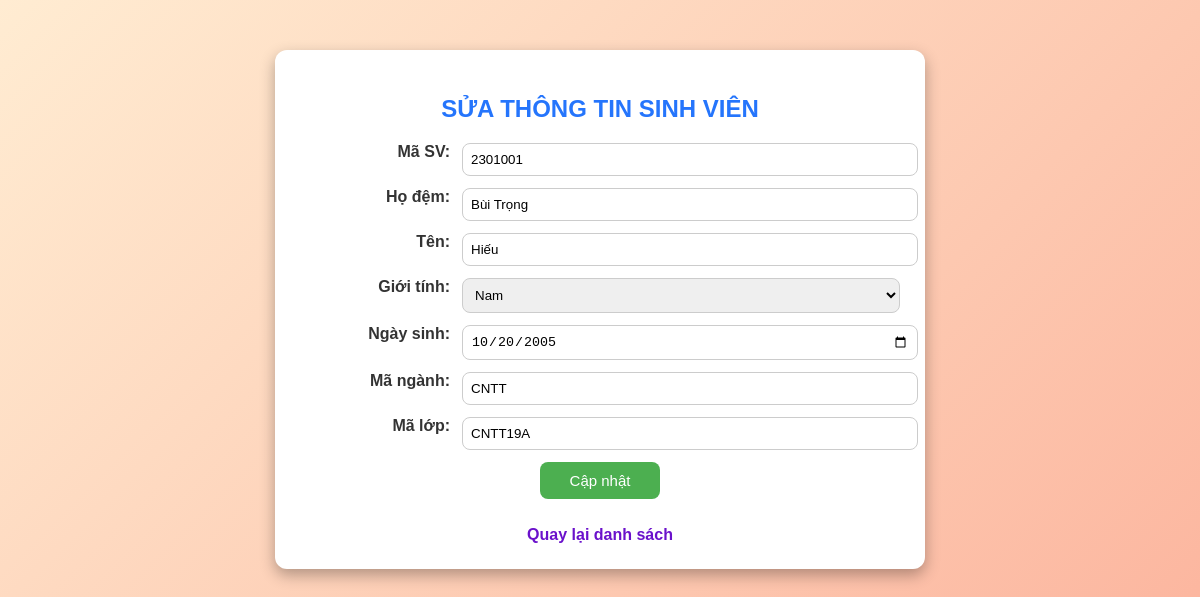
The app's page /sua_sv/2301001 with its own data.
### tables this page shows
CREATE TABLE HSSV (
    MSV      TEXT PRIMARY KEY,
    HODEM    TEXT,
    TEN      TEXT,
    GIOITINH INTEGER DEFAULT 0,      -- 1 = Nam, 0 = Nữ
    NGAYSINH TEXT,                   -- định dạng YYYY-MM-DD
    MANGANH  TEXT REFERENCES NGANHHOC(MANGANH),
    MALOP    TEXT REFERENCES LOPHOC(MALOP)
);

### app.py (the view, shortened to what this page needs)
@Chinh.route('/sua_sv/<msv>', methods=['GET', 'POST'])
def sua_sv(msv):
    db = get_db()
    sv = db.execute("SELECT * FROM HSSV WHERE MSV=?", (msv,)).fetchone()
    return render_template('SuaSV.html', sv=sv)

### app.py (called while the page is built)
def get_db():
    if 'db' not in g:
        g.db = sqlite3.connect(DB_PATH)
        g.db.row_factory = sqlite3.Row            # truy cập cột theo tên: row['MSV'] hoặc row.MSV trong Jinja
        g.db.execute("PRAGMA foreign_keys = ON")  # SQLite mặc định không kiểm tra khóa ngoại
    return g.db

### templates/SuaSV.html (shortened to what this page needs)
<!DOCTYPE html>
<html lang="vi">
<head>
</head>
<body>
<div class="container">
    <h2>SỬA THÔNG TIN SINH VIÊN</h2>
    <form method="POST">
        <label>Mã SV:</label>
        <input type="text" name="msv" value="{{ sv.MSV }}" readonly>
        <label>Họ đệm:</label>
        <input type="text" name="hodem" value="{{ sv.HODEM }}">
        <label>Tên:</label>
        <input type="text" name="ten" value="{{ sv.TEN }}">
        <label>Giới tính:</label>
        <select name="gioitinh">
            <option value="1" {% if sv.GIOITINH %}selected{% endif %}>Nam</option>
        </select>
        <label>Ngày sinh:</label>
        <input type="date" name="ngaysinh" value="{{ sv.NGAYSINH }}">
        <label>Mã ngành:</label>
        <input type="text" name="manganh" value="{{ sv.MANGANH }}">
        <label>Mã lớp:</label>
        <input type="text" name="malop" value="{{ sv.MALOP }}">
        <button type="submit" class="btn-update">Cập nhật</button>
        <div class="back-link">
            <a href="{{ url_for('hososv') }}">Quay lại danh sách</a>
        </div>
    </form>
</div>
</body>
</html>

### templates/SuaSV.html (style rules this page uses)
body { font-family: Arial, sans-serif; background: linear-gradient(135deg, #ffecd2 0%, #fcb69f 100%); margin: 0; padding: 0; }
.container { width: 600px; margin: 50px auto; background: #fff; border-radius: 12px; box-shadow: 0 6px 15px rgba(0,0,0,0.3); padding: 25px; }
h2 { text-align: center; color: #2575fc; margin-bottom: 20px; }
form { display: grid; grid-template-columns: 150px 1fr; gap: 12px; }
label { text-align: right; font-weight: bold; color: #333; }
input, select { padding: 8px; border: 1px solid #ccc; border-radius: 8px; width: 100%; }
.btn-update { grid-column: span 2; padding: 10px 30px; background-color: #4caf50; color: white; border: none; border-radius: 8px; cursor: pointer; font-size: 15px; display: block; margin: 0 auto; }
.back-link { grid-column: span 2; text-align: center; margin-top: 15px; }
.back-link a { color: #6a11cb; text-decoration: none; font-weight: bold; }

### records on screen
HSSV: msv "2301001", hodem "Bùi Trọng", ten "Hiếu", gioitinh "Nam", ngaysinh "10/20/2005", manganh "CNTT", malop "CNTT19A"
